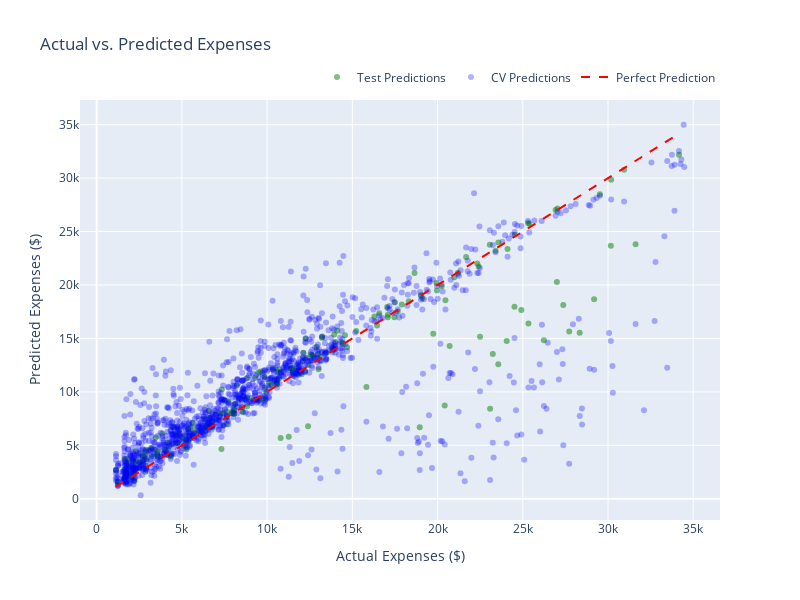
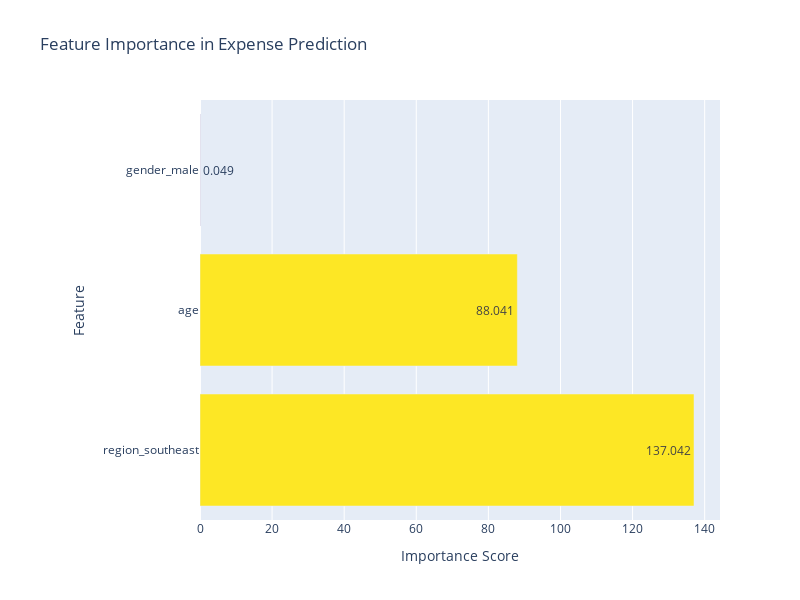

Notebook cell for these charts, in order:
### Code cell
# Interactive Visualization of Predictions
def plot_interactive_predictions(y_test: np.ndarray, y_pred: np.ndarray, y_cv: np.ndarray) -> None:
    fig = go.Figure()
    fig.add_trace(go.Scatter(x=y_test, y=y_pred, mode='markers', name='Test Predictions', marker=dict(color='green', opacity=0.5)))
    fig.add_trace(go.Scatter(x=y, y=y_cv, mode='markers', name='CV Predictions', marker=dict(color='blue', opacity=0.3)))
    fig.add_trace(go.Scatter(x=[y_test.min(), y_test.max()], y=[y_test.min(), y_test.max()], mode='lines', name='Perfect Prediction', line=dict(color='red', dash='dash')))
    fig.update_layout(title='Actual vs. Predicted Expenses', xaxis_title='Actual Expenses ($)', yaxis_title='Predicted Expenses ($)',
                      height=600, width=800, legend=dict(orientation="h", yanchor="bottom", y=1.02, xanchor="right", x=1))
    try:
        fig.write_image("actual_vs_predicted.png", scale=2)
    except ValueError as e:
        logger.warning(f"Image export failed: {str(e)}. Install 'kaleido' with 'pip install -U kaleido' to enable.")
    fig.show()

plot_interactive_predictions(y_test, y_pred, y_pred_cv)

# Feature Importance Analysis
preprocessed_data = best_model.named_steps['preprocessor'].transform(X)
n_features = preprocessed_data.shape[1]  # Number of features after preprocessing
selected_features_mask = best_model.named_steps['feature_selection'].support_[:n_features]  # Limit to preprocessed features
all_feature_names = (numerical_features + 
                    list(best_model.named_steps['preprocessor']
                         .named_transformers_['cat']
                         .named_steps['onehot']
                         .get_feature_names_out(categorical_features)))
selected_feature_names = [name for name, mask in zip(all_feature_names, selected_features_mask) if mask]
importances = np.mean([est.feature_importances_ for est in best_model.named_steps['ensemble'].estimators_], axis=0)[:n_features]

# Ensure lengths match
if len(selected_feature_names) != len(importances):
    logger.warning(f"Length mismatch: selected_feature_names={len(selected_feature_names)}, importances={len(importances)}. Trimming to minimum length.")
    min_length = min(len(selected_feature_names), len(importances))
    selected_feature_names = selected_feature_names[:min_length]
    importances = importances[:min_length]

feature_importance_df = pd.DataFrame({
    'Feature': selected_feature_names,
    'Importance': importances
})
feature_importance_df = feature_importance_df.sort_values(by='Importance', ascending=False)

def plot_interactive_feature_importance(df: pd.DataFrame) -> None:
    fig = go.Figure(data=[go.Bar(x=df['Importance'], y=df['Feature'], orientation='h',
                                 marker=dict(colorscale='Viridis', cmin=0, cmax=1, color=df['Importance']),
                                 text=df['Importance'].round(3), textposition='auto')])
    fig.update_layout(title='Feature Importance in Expense Prediction', xaxis_title='Importance Score',
                      yaxis_title='Feature', height=600, width=800, margin=dict(l=200))
    try:
        fig.write_image("feature_importance.png", scale=2)
    except ValueError as e:
        logger.warning(f"Image export failed: {str(e)}. Install 'kaleido' with 'pip install -U kaleido' to enable.")
    fig.show()

plot_interactive_feature_importance(feature_importance_df)

# Model Serialization
model_filename = f'insurance_expenses_model_{datetime.now().strftime("%Y%m%d_%H%M%S")}.pkl'
dump(best_model, model_filename)
logger.info(f"Model saved as {model_filename} at {datetime.now().strftime('%Y-%m-%d %H:%M:%S')}")

# Comprehensive Reporting
def generate_report(model: Pipeline, data: pd.DataFrame, y_test: np.ndarray, y_pred: np.ndarray, y_cv: np.ndarray) -> Dict:
    report = {
        'Dataset_Summary': {'Rows': data.shape[0], 'Columns': data.shape[1], 'Memory_Usage_MB': data.memory_usage().sum() / 1024**2},
        'Model_Performance': {'R2_Test': r2_score(y_test, y_pred), 'RMSE_Test': np.sqrt(mean_squared_error(y_test, y_pred)),
                              'R2_CV': r2_score(y, y_cv), 'RMSE_CV': np.sqrt(mean_squared_error(y, y_cv))},
        'Feature_Importance': feature_importance_df.to_dict(),
        'Outliers': len(outliers),
        'Best_Parameters': {'Note': 'Default parameters used for speed'}
    }
    with open('analysis_report.json', 'w') as f:
        import json
        json.dump(report, f, indent=4)
    return report

report = generate_report(best_model, data_no_outliers, y_test, y_pred, y_pred_cv)
logger.info("Comprehensive report generated as 'analysis_report.json'")
logger.info("Analysis completed successfully at %s", datetime.now().strftime("%Y-%m-%d %H:%M:%S"))

### Figure 1 — Plotly figure (JSON) as saved in the notebook; plotly's stock layout.template omitted (floating-point values rounded to 4 significant figures; data arrays with more than 128 entries replaced by an {"elided": "..."} marker saying what was removed)
{"data": [{"marker": {"color": "green", "opacity": 0.5}, "mode": "markers", "name": "Test Predictions", "type": "scatter", "x": {"elided": "240 float values"}, "y": {"elided": "240 float values"}}, {"marker": {"color": "blue", "opacity": 0.3}, "mode": "markers", "name": "CV Predictions", "type": "scatter", "x": {"elided": "1199 float values"}, "y": {"elided": "1199 float values"}}, {"line": {"color": "red", "dash": "dash"}, "mode": "lines", "name": "Perfect Prediction", "type": "scatter", "x": [1136.0, 34170.0], "y": [1136.0, 34170.0]}], "layout": {"height": 600, "legend": {"orientation": "h", "x": 1, "xanchor": "right", "y": 1.02, "yanchor": "bottom"}, "title": {"text": "Actual vs. Predicted Expenses"}, "width": 800, "xaxis": {"title": {"text": "Actual Expenses ($)"}}, "yaxis": {"title": {"text": "Predicted Expenses ($)"}}}}

### Figure 2 — Plotly figure (JSON) as saved in the notebook; plotly's stock layout.template omitted (floating-point values rounded to 4 significant figures)
{"data": [{"marker": {"cmax": 1, "cmin": 0, "color": [137.0, 88.04, 0.04854], "colorscale": [[0, "#440154"], [0.1111, "#482878"], [0.2222, "#3e4989"], [0.3333, "#31688e"], [0.4444, "#26828e"], [0.5556, "#1f9e89"], [0.6667, "#35b779"], [0.7778, "#6ece58"], [0.8889, "#b5de2b"], [1, "#fde725"]]}, "orientation": "h", "text": [137.0, 88.04, 0.049], "textposition": "auto", "type": "bar", "x": [137.0, 88.04, 0.04854], "y": ["region_southeast", "age", "gender_male"]}], "layout": {"height": 600, "margin": {"l": 200}, "title": {"text": "Feature Importance in Expense Prediction"}, "width": 800, "xaxis": {"title": {"text": "Importance Score"}}, "yaxis": {"title": {"text": "Feature"}}}}
